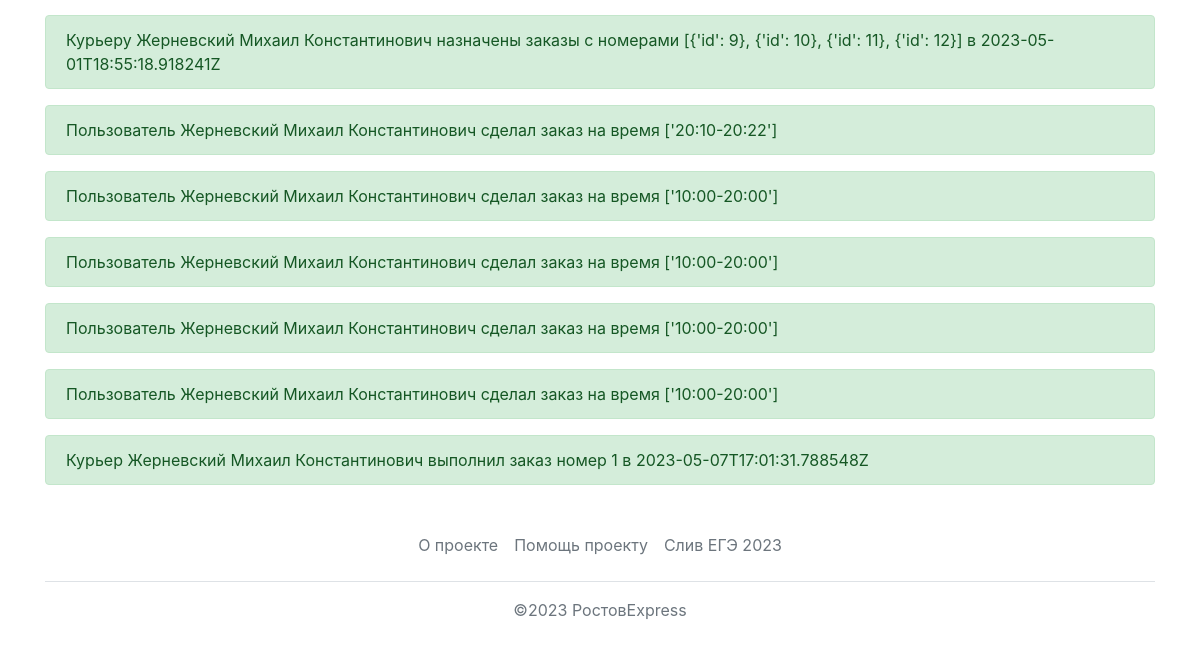
Page /history (signed in, lower part) on the earlier database version.
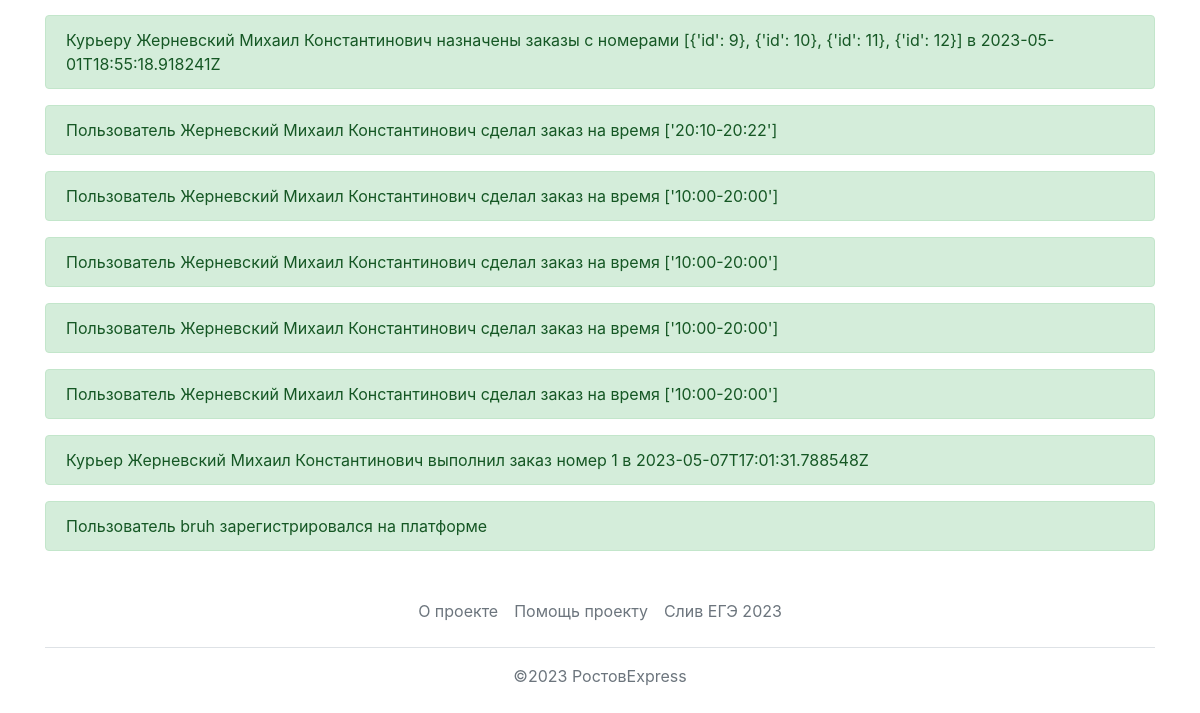
Same page on the later database version.
### data/records.py (models this page shows)
class Record(SqlAlchemyBase):
    __tablename__ = 'records'
    id = sqlalchemy.Column(sqlalchemy.Integer, primary_key=True, autoincrement=True)
    event = sqlalchemy.Column(sqlalchemy.String, nullable=True)

### main.py (the view)
@app.route("/history", methods=["GET"])
@login_required
def view_history():
    if current_user.user_type != 3:
        return redirect('/')
    db_sess = db_session.create_session()
    events = db_sess.query(Record).all()
    return render_template("history.html", items=events)

### data/db_session.py (called while the page is built)
def create_session() -> Session:
    global __factory
    return __factory()

### main.py (called while the page is built)
@login_manager.user_loader
def load_user(user_id):
    db_sess = db_session.create_session()
    return db_sess.query(User).get(user_id)

### templates/history.html (shortened to what this page needs)
{% extends "base.html" %}
{% block content %}
{% for item in items %}
<div>
    <div class="alert alert-success">
        {{item.event}}
    </div>
</div>
{% endfor %}
{% endblock %}

Differences in the rows shown:
added Record: event "Пользователь bruh зарегистрировался на платформе"
